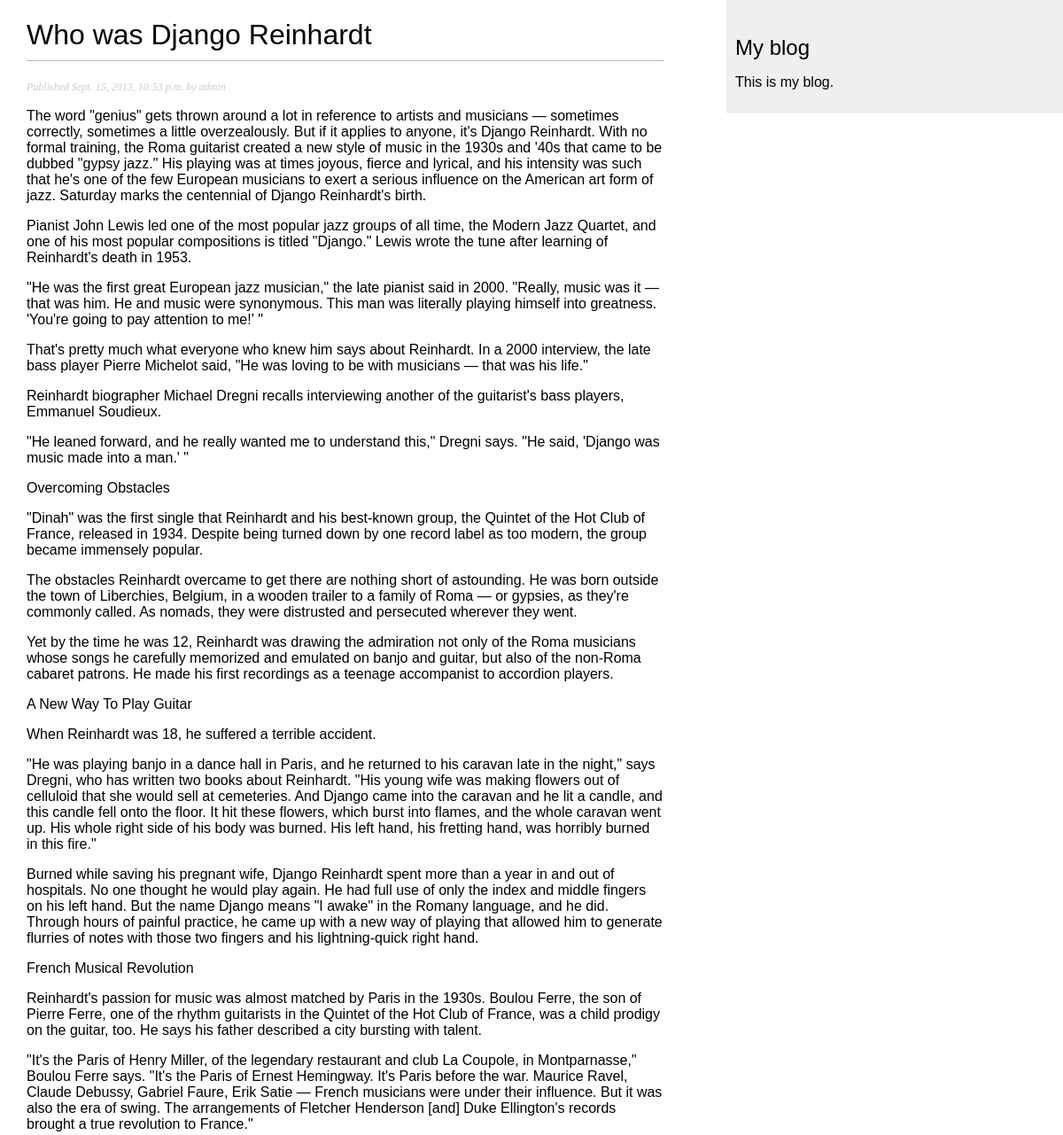
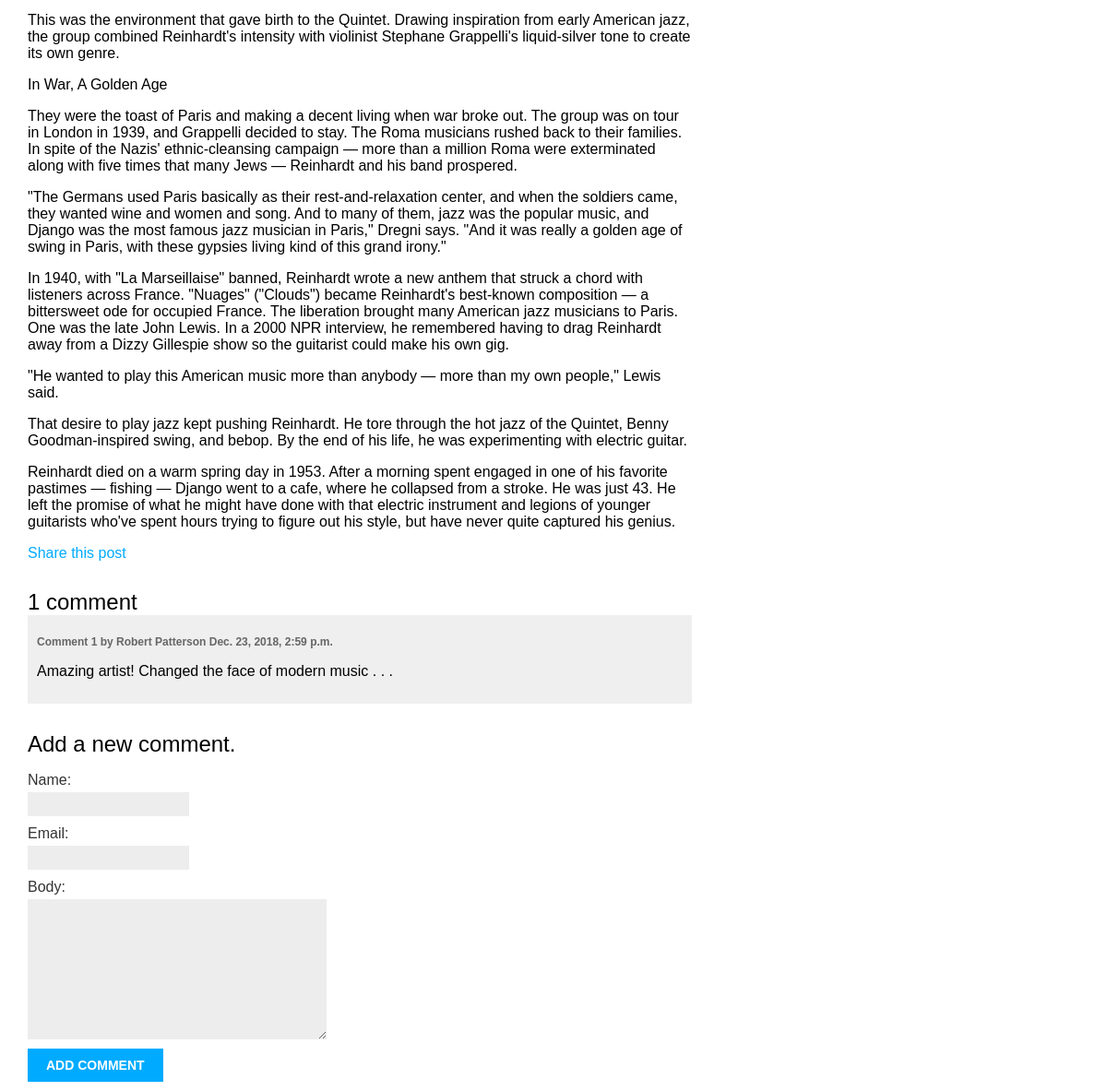
The page /blog/2013/9/15/who-was-django-reinhardt/ on the database its author committed (2 pictures, top to bottom).
### blog/models.py (models this page shows, shortened)
class Post(models.Model):
    STATUS_CHOICES = (
        ('draft', 'Draft'),
        ('published', 'Published'),
    )
    title = models.CharField(max_length=250)
    slug = models.SlugField(max_length=250, unique_for_date='publish')
    author = models.ForeignKey(User, on_delete=models.CASCADE, related_name='blog_posts')
    body = models.TextField()
    publish = models.DateTimeField(default=timezone.now)
    created = models.DateTimeField(auto_now_add=True)
    updated = models.DateTimeField(auto_now=True)
    status = models.CharField(max_length=10, choices=STATUS_CHOICES, default='draft')
    objects = models.Manager() # The default manager
    published = PublishedManager() # Our custom manager
    tags = TaggableManager()
    class Meta:
        ordering = ('-publish',)

class Comment(models.Model):
    post = models.ForeignKey(Post, on_delete=models.CASCADE, related_name='comments')
    name = models.CharField(max_length=80)
    email = models.EmailField()
    body = models.TextField()
    created = models.DateTimeField(auto_now_add=True)
    updated = models.DateTimeField(auto_now=True)
    active = models.BooleanField(default=True)
    class Meta:
        ordering = ('created',)

### blog/views.py (the view)
def post_detail(request, year, month, day, post):
    post = get_object_or_404(Post, slug=post, status='published', publish__year=year,
                            publish__month=month, publish__day=day)
    comments = post.comments.filter(active=True)
    new_comment = None
    if request.method == 'POST':
        comment_form = CommentForm(data=request.POST)
        if comment_form.is_valid():
            new_comment = comment_form.save(commit=False)
            new_comment.post = post
            new_comment.save()
    else:
        comment_form = CommentForm()
    return render(request, 'blog/post/detail.html', {'post': post,
                                                        'comments': comments,
                                                        'new_comment': new_comment,
                                                        'comment_form': comment_form})

### blog/forms.py
class CommentForm(forms.ModelForm):
    class Meta:
        model = Comment
        fields = ('name', 'email', 'body')

### blog/templates/blog/post/detail.html (shortened to what this page needs)
{% extends "blog/base.html" %}
{% block content %}
    <h1>{{ post.title }}</h1>
    <p class="date">
        Published {{ post.publish }} by {{ post.author }}
    </p>
    {{ post.body|linebreaks }}
    <p>
        <a href="{% url 'blog:post_share' post.id  %}">
            Share this post
        </a>
    </p>
    {% with comments.count as total_comments %}
        <h2> {{ total_comments }} comment{{ total_comments|pluralize }} </h2>
    {% endwith %}
    {% for comment in comments %}
    <div class="comment">
        <p class="info">
            Comment {{ forloop.counter }} by {{ comment.name }}
            {{ comment.created }}
        </p>
        {{ comment.body|linebreaks }}
    </div>
    {% empty %}
    <p>There are no comments yet.</p>
    {% endfor %}
    {% if new_comment %}
    <h2>Your comment has been successfully added.</h2>
    {% else %}
    <h2>Add a new comment.</h2>
    <form action="" method="post">
        {{ comment_form.as_p }}
        <p><input type="submit" value="Add Comment" /></p>
    </form>
    {% endif %}
{% endblock %}

### blog/static/css/blog.css (style rules this page uses)
body { margin:0; padding:0; font-family:helvetica, sans-serif; }
a { color:#00abff; text-decoration:none; }
h1 { font-weight:normal; border-bottom:1px solid #bbb; padding:0 0 10px 0; }
h2 { font-weight:normal; margin:30px 0 0; }
p.date { color:#ccc; font-family: georgia, serif; font-size: 12px; font-style: italic; }
label { float:left; clear:both; color:#333; margin-bottom:4px; }
input, textarea { clear:both; float:left; margin:0 0 10px; background:#ededed; border:0; padding:6px 10px; font-size:12px; }
input[type=submit] { font-weight:bold; background:#00abff; color:#fff; padding:10px 20px; font-size:14px; text-transform:uppercase; }
.comment { padding:10px; }
.comment:nth-child(even) { background:#efefef; }
.comment .info { font-weight:bold; font-size:12px; color:#666; }

### rows shown on the page
Post: title "Who was Django Reinhardt", publish "Sept. 15, 2013, 10:53 p.m.", author "admin", body "The word \"genius\" gets thrown around a lot in reference to artists and musicians — sometimes correctly, sometimes a little overzealously. But if it applies to anyone, it's Django Reinhardt. With no formal training, the Roma guitarist created a new style of music in the 1930s and '40s that came to be dubbed \"gypsy jazz.\" His playing was at times joyous, fierce and lyrical, and his intensity was such that he's one of the few European musicians to exert a serious influence on the American art form of jazz. Saturday marks the centennial of Django Reinhardt's birth. Pianist John Lewis led one of the most popular jazz groups of all time, the Modern Jazz Quartet, and one of his most popular…"
Comment: name "Robert Patterson", created "Dec. 23, 2018, 2:59 p.m.", body "Amazing artist! Changed the face of modern music . . ."

### other values the page prints
{{ total_comments }} "1"
